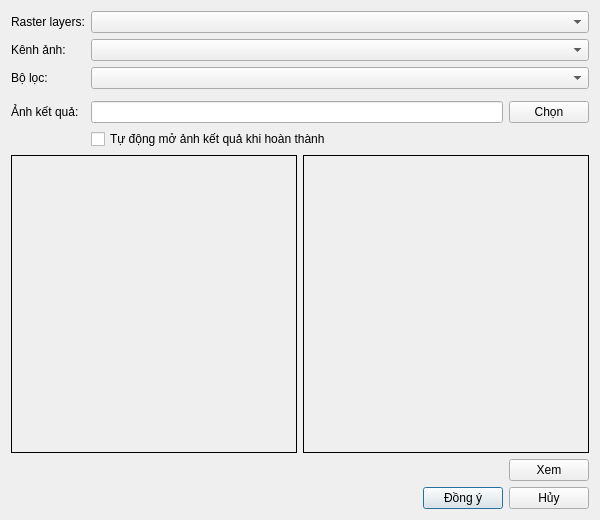
<ui version="4.0">
 <class>ImageFilterDialog</class>
 <widget class="QDialog" name="ImageFilterDialog">
  <property name="geometry">
   <rect>
    <x>0</x>
    <y>0</y>
    <width>600</width>
    <height>520</height>
   </rect>
  </property>
  <property name="windowTitle">
   <string>Dialog</string>
  </property>
  <layout class="QGridLayout" name="gridLayout">
   <item row="2" column="1">
    <widget class="QComboBox" name="filterTypeCbx">
     <property name="sizePolicy">
      <sizepolicy hsizetype="Expanding" vsizetype="Fixed">
       <horstretch>0</horstretch>
       <verstretch>0</verstretch>
      </sizepolicy>
     </property>
    </widget>
   </item>
   <item row="1" column="1">
    <widget class="QComboBox" name="bandCbx">
     <property name="sizePolicy">
      <sizepolicy hsizetype="Expanding" vsizetype="Fixed">
       <horstretch>0</horstretch>
       <verstretch>0</verstretch>
      </sizepolicy>
     </property>
    </widget>
   </item>
   <item row="2" column="0">
    <widget class="QLabel" name="label_3">
     <property name="text">
      <string>Bộ lọc:</string>
     </property>
    </widget>
   </item>
   <item row="0" column="1">
    <widget class="QComboBox" name="rasterLayerCbx">
     <property name="sizePolicy">
      <sizepolicy hsizetype="Expanding" vsizetype="Fixed">
       <horstretch>0</horstretch>
       <verstretch>0</verstretch>
      </sizepolicy>
     </property>
    </widget>
   </item>
   <item row="1" column="0">
    <widget class="QLabel" name="label_2">
     <property name="text">
      <string>Kênh ảnh:</string>
     </property>
    </widget>
   </item>
   <item row="0" column="0">
    <widget class="QLabel" name="label">
     <property name="text">
      <string>Raster layers:</string>
     </property>
    </widget>
   </item>
   <item row="5" column="1">
    <widget class="QCheckBox" name="autoAddOutputChbx">
     <property name="text">
      <string>Tự động mở ảnh kết quả khi hoàn thành</string>
     </property>
    </widget>
   </item>
   <item row="7" column="0" colspan="2">
    <layout class="QHBoxLayout" name="horizontalLayout_5">
     <item>
      <spacer name="horizontalSpacer_2">
       <property name="orientation">
        <enum>Qt::Horizontal</enum>
       </property>
       <property name="sizeHint" stdset="0">
        <size>
         <width>40</width>
         <height>20</height>
        </size>
       </property>
      </spacer>
     </item>
     <item>
      <widget class="QPushButton" name="viewBtn">
       <property name="text">
        <string>Xem</string>
       </property>
       <property name="autoDefault">
        <bool>false</bool>
       </property>
      </widget>
     </item>
    </layout>
   </item>
   <item row="8" column="0" colspan="2">
    <layout class="QHBoxLayout" name="horizontalLayout_3">
     <item>
      <spacer name="horizontalSpacer">
       <property name="orientation">
        <enum>Qt::Horizontal</enum>
       </property>
       <property name="sizeHint" stdset="0">
        <size>
         <width>298</width>
         <height>20</height>
        </size>
       </property>
      </spacer>
     </item>
     <item>
      <widget class="QPushButton" name="okBtn">
       <property name="text">
        <string>Đồng ý</string>
       </property>
       <property name="autoDefault">
        <bool>false</bool>
       </property>
       <property name="default">
        <bool>true</bool>
       </property>
      </widget>
     </item>
     <item>
      <widget class="QPushButton" name="cancelBtn">
       <property name="text">
        <string>Hủy</string>
       </property>
       <property name="autoDefault">
        <bool>false</bool>
       </property>
      </widget>
     </item>
    </layout>
   </item>
   <item row="4" column="0">
    <widget class="QLabel" name="label_7">
     <property name="text">
      <string>Ảnh kết quả:</string>
     </property>
    </widget>
   </item>
   <item row="6" column="0" colspan="2">
    <layout class="QHBoxLayout" name="horizontalLayout_4">
     <item>
      <widget class="QLabel" name="srcImageLbl">
       <property name="sizePolicy">
        <sizepolicy hsizetype="Ignored" vsizetype="Ignored">
         <horstretch>0</horstretch>
         <verstretch>0</verstretch>
        </sizepolicy>
       </property>
       <property name="minimumSize">
        <size>
         <width>0</width>
         <height>200</height>
        </size>
       </property>
       <property name="frameShape">
        <enum>QFrame::Box</enum>
       </property>
       <property name="text">
        <string/>
       </property>
       <property name="scaledContents">
        <bool>true</bool>
       </property>
      </widget>
     </item>
     <item>
      <widget class="QLabel" name="dstImageLbl">
       <property name="sizePolicy">
        <sizepolicy hsizetype="Ignored" vsizetype="Ignored">
         <horstretch>0</horstretch>
         <verstretch>0</verstretch>
        </sizepolicy>
       </property>
       <property name="minimumSize">
        <size>
         <width>0</width>
         <height>200</height>
        </size>
       </property>
       <property name="frameShape">
        <enum>QFrame::Box</enum>
       </property>
       <property name="text">
        <string/>
       </property>
       <property name="scaledContents">
        <bool>true</bool>
       </property>
      </widget>
     </item>
    </layout>
   </item>
   <item row="4" column="1">
    <layout class="QHBoxLayout" name="horizontalLayout_2">
     <item>
      <widget class="QLineEdit" name="outputFileLedr"/>
     </item>
     <item>
      <widget class="QPushButton" name="browseBtn">
       <property name="text">
        <string>Chọn</string>
       </property>
       <property name="autoDefault">
        <bool>false</bool>
       </property>
      </widget>
     </item>
    </layout>
   </item>
   <item row="3" column="1">
    <widget class="QStackedWidget" name="stackedWidget">
     <property name="sizePolicy">
      <sizepolicy hsizetype="Preferred" vsizetype="Fixed">
       <horstretch>0</horstretch>
       <verstretch>0</verstretch>
      </sizepolicy>
     </property>
     <property name="currentIndex">
      <number>2</number>
     </property>
     <widget class="AveragingWidget" name="averagingWidget"/>
     <widget class="MedianWidget" name="medianWidget"/>
     <widget class="GaussianWidget" name="gaussianWidget"/>
     <widget class="SobelWidget" name="sobelWidget">
      <property name="sizePolicy">
       <sizepolicy hsizetype="Preferred" vsizetype="Fixed">
        <horstretch>0</horstretch>
        <verstretch>0</verstretch>
       </sizepolicy>
      </property>
     </widget>
     <widget class="ScharrWidget" name="scharrWidget"/>
     <widget class="CannyWidget" name="cannyWidget"/>
    </widget>
   </item>
  </layout>
 </widget>
 <customwidgets>
  <customwidget>
   <class>SobelWidget</class>
   <extends>QWidget</extends>
   <header>sobelwidget.h</header>
   <container>1</container>
  </customwidget>
  <customwidget>
   <class>AveragingWidget</class>
   <extends>QWidget</extends>
   <header>averagingwidget.h</header>
   <container>1</container>
  </customwidget>
  <customwidget>
   <class>ScharrWidget</class>
   <extends>QWidget</extends>
   <header>scharrwidget.h</header>
   <container>1</container>
  </customwidget>
  <customwidget>
   <class>CannyWidget</class>
   <extends>QWidget</extends>
   <header>cannywidget.h</header>
   <container>1</container>
  </customwidget>
  <customwidget>
   <class>MedianWidget</class>
   <extends>QWidget</extends>
   <header>medianwidget.h</header>
   <container>1</container>
  </customwidget>
  <customwidget>
   <class>GaussianWidget</class>
   <extends>QWidget</extends>
   <header>gaussianwidget.h</header>
   <container>1</container>
  </customwidget>
 </customwidgets>
 <resources/>
 <connections/>
</ui>
